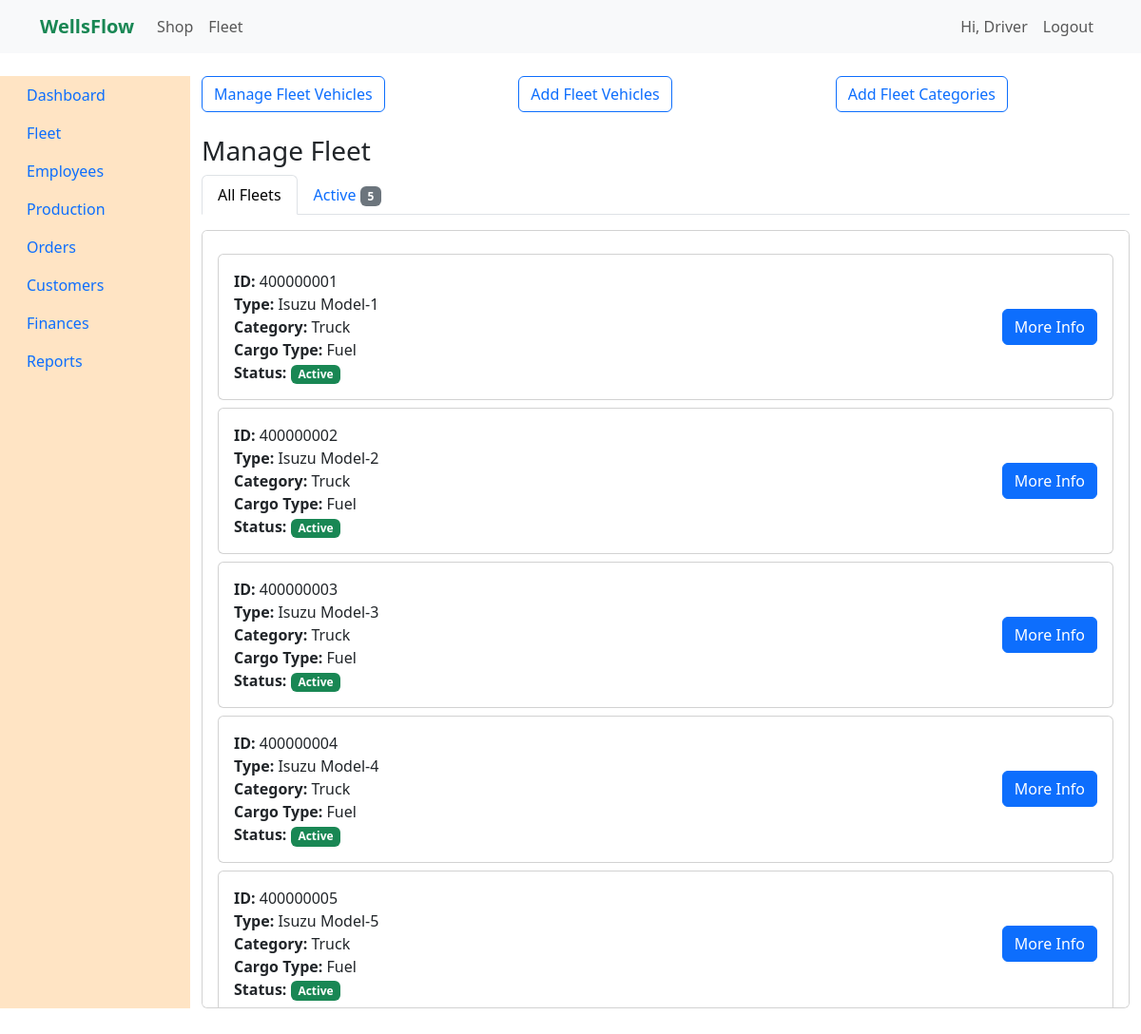
/vehiclesmanagefleet (signed in), run on an earlier commit of the app's database.
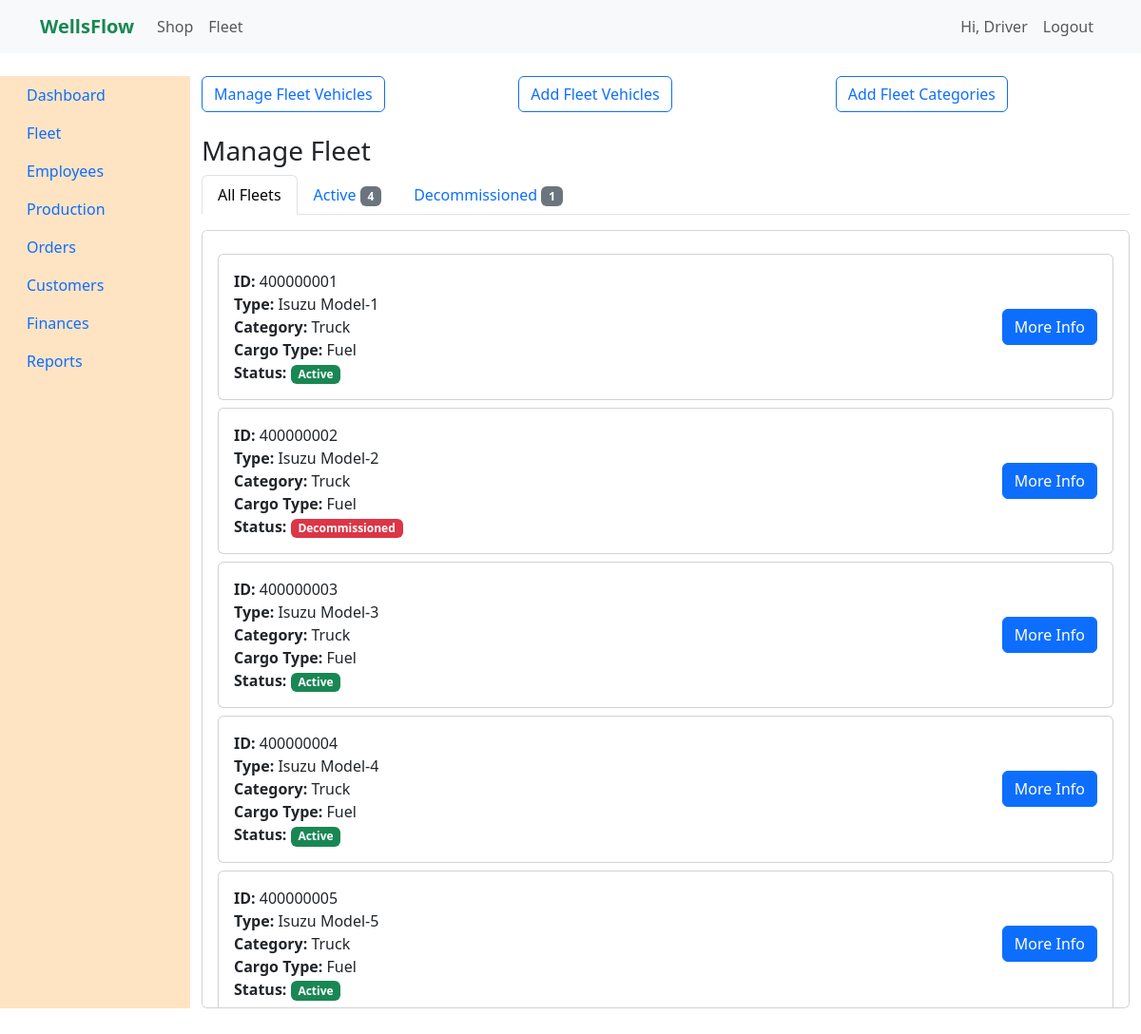
And on a later commit of the database.
### tables this page shows
CREATE TABLE `Employees` (
	`employee_id` integer primary key NOT NULL UNIQUE,
	`first_name` TEXT NOT NULL,
	`last_name` TEXT NOT NULL,
	`phone_number` INTEGER NOT NULL,
	`email` TEXT NOT NULL UNIQUE,
	`password` TEXT NOT NULL,
	`otp` TEXT NOT NULL,
	`otp_timestamp` REAL NOT NULL,
	`location` TEXT NOT NULL,
	`role` TEXT NOT NULL DEFAULT 'Customer',
	`status` TEXT NOT NULL DEFAULT 'Inactive',
	`last_login` REAL NOT NULL
, username TEXT);

### models.py (models this page shows)
class Fleet(db.Model):
    __tablename__ = "Fleet"  # ✅ match DB
    id = db.Column(db.Integer, primary_key=True)
    name = db.Column(db.String(80), nullable=False)         # e.g., "Truck A"
    reg_no = db.Column(db.String(30), unique=True)          # e.g., "KAA 123A"
    category = db.Column(db.String(50))                     # e.g., Tanker, Trailer, Small Truck
    status = db.Column(db.String(30), default="available")  # available, in transit, service

### app.py (the view, shortened to what this page needs)
@app.route("/vehiclesmanagefleet", methods=['GET', 'POST'])
@login_required
def vehiclesmanagefleet():
    conn = sqlite3.connect(shopfleetdb)
    conn.row_factory = sqlite3.Row
    cursor = conn.cursor()
    filter_status = request.args.get('status')
    if filter_status:
        cursor.execute("SELECT * FROM Fleet WHERE status = ?", (filter_status,))
    else:
        cursor.execute("SELECT * FROM Fleet")
    fleets = cursor.fetchall()
    cursor.execute("""
        SELECT status, COUNT(*) as count
        FROM Fleet
        GROUP BY status
    """)
    status_counts = cursor.fetchall()
    conn.close()
    return render_template("fleet/fleet_extend/vehicles/managefleet.html",
                           fleets=fleets,
                           status_counts=status_counts,
                           current_filter=filter_status)

### app.py (called while the page is built)
@login_manager.user_loader
def load_user(user_id):
    conn = sqlite3.connect(shopfleetdb)
    conn.row_factory = sqlite3.Row
    cursor = conn.cursor()
    cursor.execute(
        "SELECT user_id, first_name, last_name, email, 'customer' as role FROM Users WHERE user_id = ?",
        (user_id,),
    )
    row = cursor.fetchone()
    if row:
        conn.close()
        return UserObject(row['user_id'], row['first_name'], row['last_name'], row['email'], row['role'])
    cursor.execute(
        "SELECT employee_id, first_name, last_name, email, role, username FROM Employees WHERE employee_id = ?",
        (user_id,),
    )
    row = cursor.fetchone()
    conn.close()
    if row:
        return UserObject(row['employee_id'], row['first_name'], row['last_name'], row['email'], row['role'], row['username'])
    return None

### user_object.py (called while the page is built)
    @property
    def fname(self):
        if self.role != 'customer' and self.username:
            return self.username
        return self.first_name

### templates/fleet/fleet_extend/vehicles/managefleet.html (shortened to what this page needs)
{% extends "adminside_fleet/vehicles.html" %}
{% block vehicle_content %}
<div class="container mt-4">
  <h3>Manage Fleet</h3>
  <ul class="nav nav-tabs mb-3">
    <li class="nav-item">
      <a class="nav-link {% if not current_filter %}active{% endif %}" href="{{ url_for('vehiclesmanagefleet') }}">All Fleets</a>
    </li>
    {% for status_row in status_counts %}
      <li class="nav-item">
        <a class="nav-link {% if current_filter == status_row['status'] %}active{% endif %}"
           href="{{ url_for('vehiclesmanagefleet', status=status_row['status']) }}">
          {{ status_row['status'] }} <span class="badge bg-secondary">{{ status_row['count'] }}</span>
        </a>
      </li>
    {% endfor %}
  </ul>
  <div class="card" style="height: 70vh; overflow-y: auto;">
    <div class="card-body">
      {% if fleets %}
        {% for fleet in fleets %}
          <div class="card mt-2">
            <div class="card-body d-flex justify-content-between align-items-center">
              <div>
                <strong>ID:</strong> {{ fleet['fleet_id'] }}<br>
                <strong>Type:</strong> {{ fleet['fleet_brand'] }} {{ fleet['fleet_model'] }}<br>
                <strong>Category:</strong> {{ fleet['fleet_category'] }}<br>
                <strong>Cargo Type:</strong> {{ fleet['cargo_type'] }}<br>
                <strong>Status:</strong>
                <span class="badge bg-{% if fleet['status'] == 'Active' %}success{% elif fleet['status'] == 'In Service' %}primary{% elif fleet['status'] == 'Decommissioned' %}danger{% else %}secondary{% endif %}">
                  {{ fleet['status'] }}
                </span>
              </div>
              <div>
                <button class="btn btn-primary" data-bs-toggle="modal" data-bs-target="#fleetModal{{ fleet['fleet_id'] }}">
                  More Info
                </button>
              </div>
            </div>
          </div>
        {% endfor %}
      {% else %}
        <div class="text-center py-5">
          <h5>No fleets found{% if current_filter %} with status "{{ current_filter }}"{% endif %}.</h5>
        </div>
      {% endif %}
    </div>
  </div>
</div>
{% endblock vehicle_content %}

### templates/fleet/adminside_fleet/vehicles.html
{% extends "layout.html" %}
{% block content %}
<section class="row">
    <div class="col-md-4">
        <button class="btn btn-outline-primary" onclick="location.href = '/vehiclesmanagefleet'">Manage Fleet Vehicles</button>
    </div>
    <div class="col-md-4">
        <button class="btn btn-outline-primary">Add Fleet Vehicles</button>
    </div>
    <div class="col-md-4">
        <button class="btn btn-outline-primary">Add Fleet Categories</button>
    </div>
    {% block vehicle_content %}
    {% endblock vehicle_content %}
</section>
{% endblock %}

### templates/fleet/layout.html (shortened to what this page needs)
<!DOCTYPE html>
<html lang="en">
<head>
  <link href="https://cdn.jsdelivr.net/npm/bootstrap@5.3.0/dist/css/bootstrap.min.css" rel="stylesheet"/>
</head>
<body>
<nav class="navbar navbar-expand-lg navbar-light bg-light">
  <div class="container">
    <a class="navbar-brand text-success fw-bold" href="/">WellsFlow</a>
    <div class="collapse navbar-collapse">
      <ul class="navbar-nav me-auto">
        <li class="nav-item"><a class="nav-link" href="/shop">Shop</a></li>
        <li class="nav-item"><a class="nav-link" href="/fleet">Fleet</a></li>
      </ul>
      <ul class="navbar-nav">
        {% if current_user.is_authenticated %}
          <li class="nav-item">
            <span class="nav-link">Hi, {{ current_user.fname or current_user.first_name or 'User' }}</span>
          </li>
          <li class="nav-item">
            <a class="nav-link" href="{{ url_for('auth.logout') }}">Logout</a>
          </li>
        {% endif %}
      </ul>
    </div>
  </div>
</nav>
<div class="container-fluid">
  <section class="row">
    <div class="col-md-2" style="background-color: bisque;">
      <ul class="nav flex-column me-auto">
        <li class="nav-item"><a class="nav-link" href="/dashboard">Dashboard</a></li>
        <li class="nav-item"><a class="nav-link" href="/vehicles">Fleet</a></li>
        <li class="nav-item"><a class="nav-link" href="/employees">Employees</a></li>
        <li class="nav-item"><a class="nav-link" href="/production">Production</a></li>
        <li class="nav-item"><a class="nav-link" href="/orders">Orders</a></li>
        <li class="nav-item"><a class="nav-link" href="/customers">Customers</a></li>
        <li class="nav-item"><a class="nav-link" href="/finances">Finances</a></li>
        <li class="nav-item"><a class="nav-link" href="/reports">Reports</a></li>
      </ul>
    </div>
    <div class="col-md-10">
      {% block content %}
      {% endblock %}
    </div>
  </section>
</div>
</body>
</html>

What changed in the data, as far as the page shows it:
changed Fleet "Model-2": status "Active" → "Decommissioned"
Also different on the page:
new list line: "Active 4"
new list line: "Decommissioned 1"
list line gone: "Active 5"
